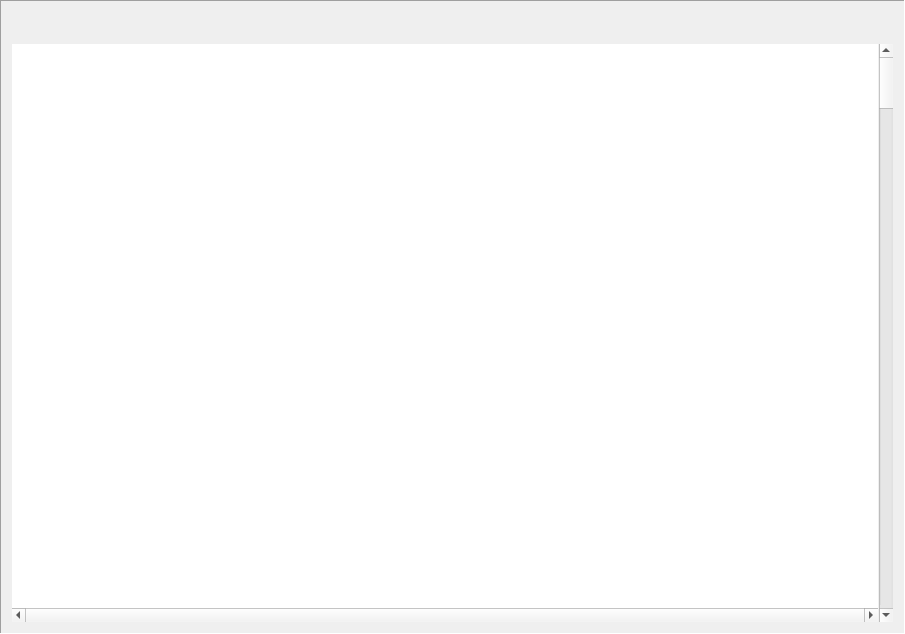
<?xml version="1.0" encoding="UTF-8"?>
<ui version="4.0">
 <class>GridView</class>
 <widget class="QFrame" name="GridView">
  <property name="geometry">
   <rect>
    <x>0</x>
    <y>0</y>
    <width>905</width>
    <height>634</height>
   </rect>
  </property>
  <property name="windowTitle">
   <string>Form</string>
  </property>
  <property name="frameShape">
   <enum>QFrame::Panel</enum>
  </property>
  <property name="frameShadow">
   <enum>QFrame::Sunken</enum>
  </property>
  <layout class="QVBoxLayout" name="verticalLayout">
   <item>
    <widget class="QLabel" name="tableName">
     <property name="text">
      <string/>
     </property>
    </widget>
   </item>
   <item>
    <widget class="StaticFilter" name="staticFilters" native="true"/>
   </item>
   <item>
    <widget class="QWidget" name="toolbar" native="true"/>
   </item>
   <item>
    <widget class="QWidget" name="widget" native="true">
     <layout class="QHBoxLayout" name="horizontalLayout">
      <property name="spacing">
       <number>1</number>
      </property>
      <property name="leftMargin">
       <number>0</number>
      </property>
      <property name="topMargin">
       <number>0</number>
      </property>
      <property name="rightMargin">
       <number>0</number>
      </property>
      <property name="bottomMargin">
       <number>0</number>
      </property>
      <item>
       <widget class="QWidget" name="widget_3" native="true">
        <property name="minimumSize">
         <size>
          <width>0</width>
          <height>200</height>
         </size>
        </property>
        <layout class="QVBoxLayout" name="verticalLayout_3">
         <property name="spacing">
          <number>0</number>
         </property>
         <property name="leftMargin">
          <number>0</number>
         </property>
         <property name="topMargin">
          <number>0</number>
         </property>
         <property name="rightMargin">
          <number>0</number>
         </property>
         <property name="bottomMargin">
          <number>0</number>
         </property>
         <item>
          <widget class="HeaderTableView" name="tableHeader">
           <property name="sizePolicy">
            <sizepolicy hsizetype="Expanding" vsizetype="Minimum">
             <horstretch>0</horstretch>
             <verstretch>0</verstretch>
            </sizepolicy>
           </property>
           <property name="maximumSize">
            <size>
             <width>16777215</width>
             <height>16777215</height>
            </size>
           </property>
           <property name="contextMenuPolicy">
            <enum>Qt::NoContextMenu</enum>
           </property>
           <property name="frameShape">
            <enum>QFrame::NoFrame</enum>
           </property>
           <property name="verticalScrollBarPolicy">
            <enum>Qt::ScrollBarAlwaysOff</enum>
           </property>
           <property name="horizontalScrollBarPolicy">
            <enum>Qt::ScrollBarAlwaysOff</enum>
           </property>
           <property name="editTriggers">
            <set>QAbstractItemView::NoEditTriggers</set>
           </property>
           <property name="showDropIndicator" stdset="0">
            <bool>false</bool>
           </property>
           <property name="dragDropOverwriteMode">
            <bool>false</bool>
           </property>
           <property name="selectionMode">
            <enum>QAbstractItemView::NoSelection</enum>
           </property>
           <property name="selectionBehavior">
            <enum>QAbstractItemView::SelectRows</enum>
           </property>
           <property name="showGrid">
            <bool>true</bool>
           </property>
           <property name="cornerButtonEnabled">
            <bool>false</bool>
           </property>
           <attribute name="verticalHeaderHighlightSections">
            <bool>false</bool>
           </attribute>
           <attribute name="verticalHeaderShowSortIndicator" stdset="0">
            <bool>false</bool>
           </attribute>
          </widget>
         </item>
         <item>
          <widget class="TableView" name="tableData">
           <property name="sizePolicy">
            <sizepolicy hsizetype="Expanding" vsizetype="Expanding">
             <horstretch>0</horstretch>
             <verstretch>1</verstretch>
            </sizepolicy>
           </property>
           <property name="autoFillBackground">
            <bool>false</bool>
           </property>
           <property name="frameShape">
            <enum>QFrame::NoFrame</enum>
           </property>
           <property name="verticalScrollBarPolicy">
            <enum>Qt::ScrollBarAlwaysOff</enum>
           </property>
           <property name="horizontalScrollBarPolicy">
            <enum>Qt::ScrollBarAlwaysOn</enum>
           </property>
           <property name="alternatingRowColors">
            <bool>true</bool>
           </property>
           <attribute name="horizontalHeaderVisible">
            <bool>false</bool>
           </attribute>
          </widget>
         </item>
        </layout>
       </widget>
      </item>
      <item>
       <widget class="QWidget" name="widget_2" native="true">
        <layout class="QHBoxLayout" name="horizontalLayout_2">
         <property name="spacing">
          <number>0</number>
         </property>
         <property name="leftMargin">
          <number>0</number>
         </property>
         <property name="topMargin">
          <number>0</number>
         </property>
         <property name="rightMargin">
          <number>0</number>
         </property>
         <property name="bottomMargin">
          <number>0</number>
         </property>
         <item>
          <widget class="QScrollBar" name="verticalScrollBar">
           <property name="minimumSize">
            <size>
             <width>0</width>
             <height>0</height>
            </size>
           </property>
           <property name="cursor">
            <cursorShape>ArrowCursor</cursorShape>
           </property>
           <property name="orientation">
            <enum>Qt::Vertical</enum>
           </property>
          </widget>
         </item>
        </layout>
       </widget>
      </item>
     </layout>
    </widget>
   </item>
  </layout>
 </widget>
 <customwidgets>
  <customwidget>
   <class>StaticFilter</class>
   <extends>QWidget</extends>
   <header>StaticFilter.h</header>
   <container>1</container>
  </customwidget>
  <customwidget>
   <class>TableView</class>
   <extends>QTableView</extends>
   <header>TableView.h</header>
  </customwidget>
  <customwidget>
   <class>HeaderTableView</class>
   <extends>QTableView</extends>
   <header>HeaderTableView.h</header>
  </customwidget>
 </customwidgets>
 <resources/>
 <connections/>
</ui>
